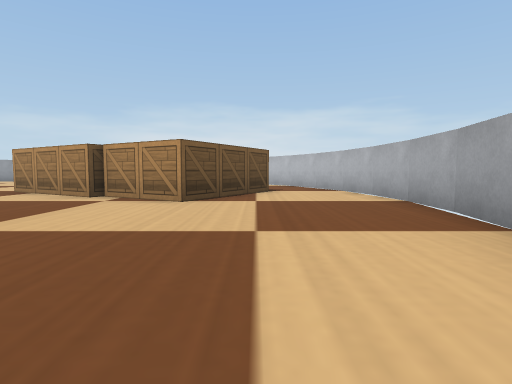
view 1 (above)

15 first-person views from a walk through a Webots world. The camera is 0.05 m above the floor, tilts 4° down and sees 80° across. The floor is counted in squares, 0.1 m on a side. Each view is taken from the middle of a square. On the plan, view 1 faces up. The plan holds only what a view shows up to about 9 squares ahead; the rest is blank. The robots in the file are not drawn. Simple shapes and patterns stand in for the simulator's stock objects.

view 2
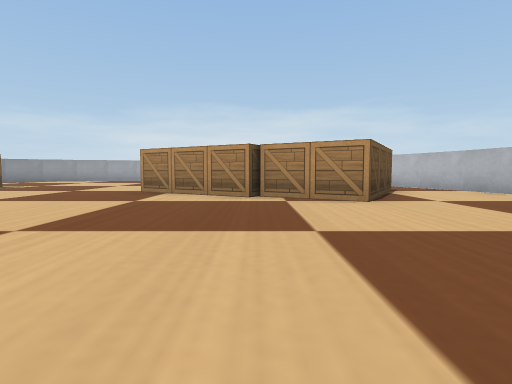

view 3
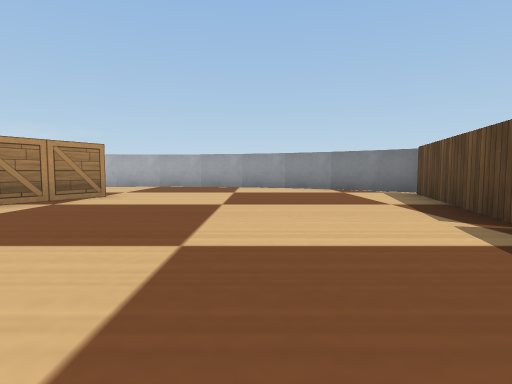

view 4
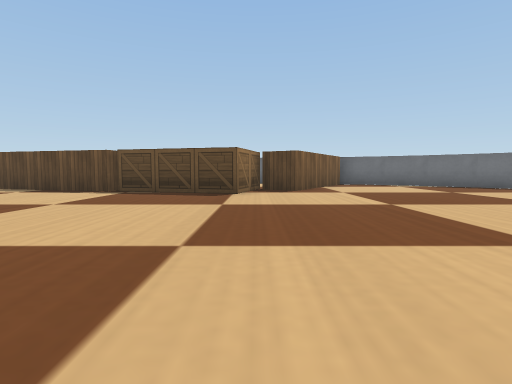

view 5
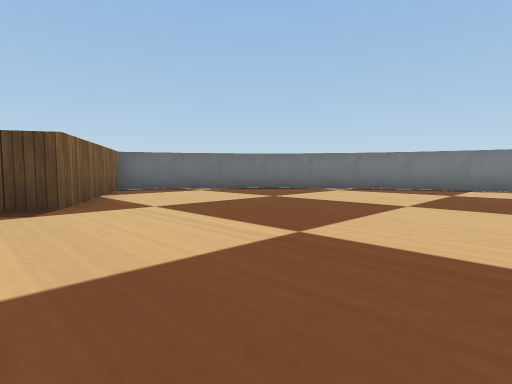

view 6
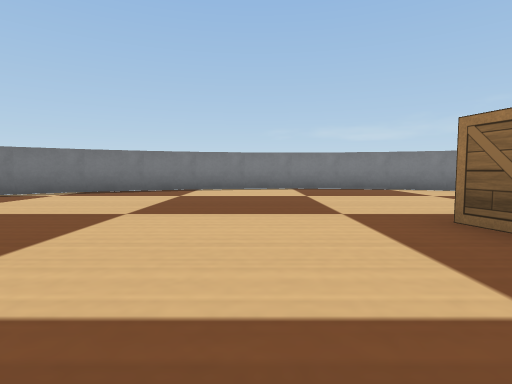

view 7
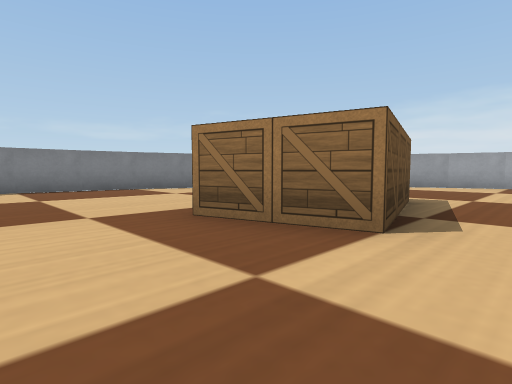

view 8
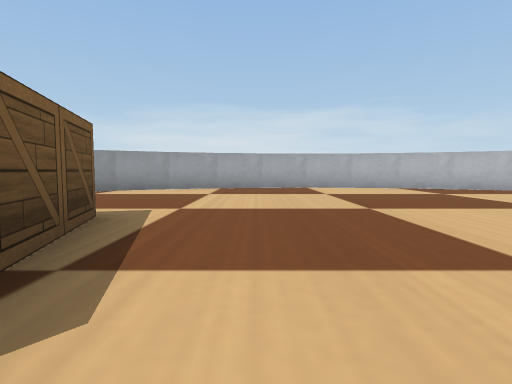

view 9
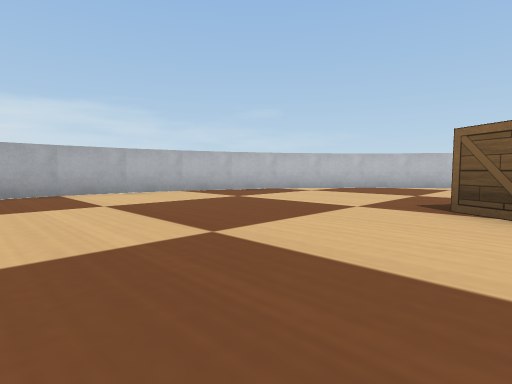

view 10
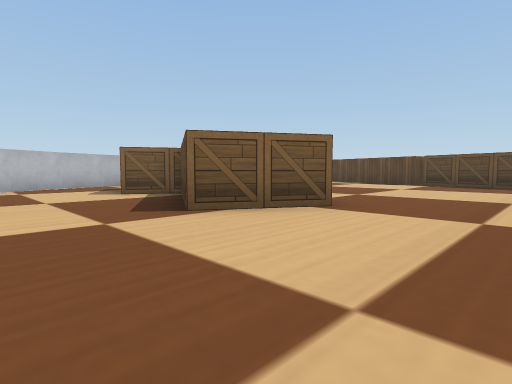

view 11
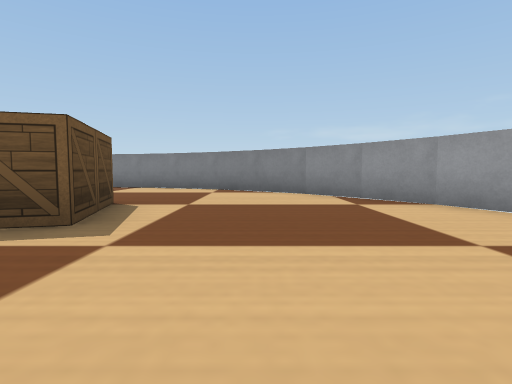

view 12
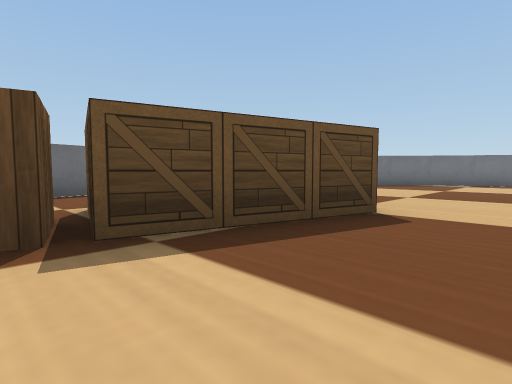

view 13
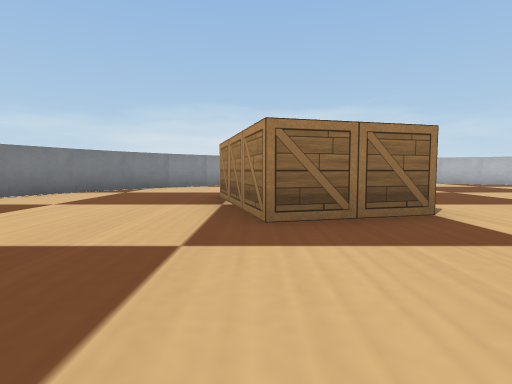

view 14
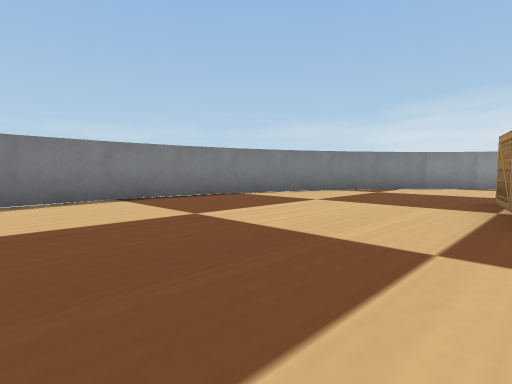

view 15
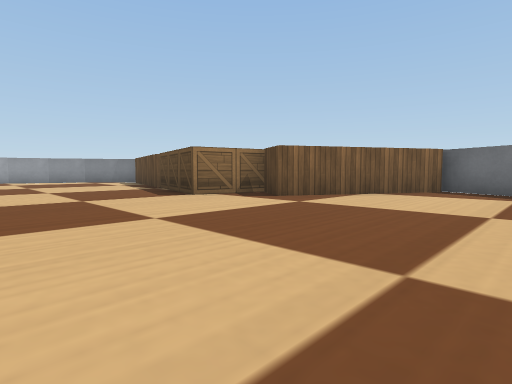

### Floor plan
Key: @ floor where view 1 was taken; # wall or solid block; . floor; B wooden box.
Columns run from 18 left of view 1 to 3 right of it. Each row starts with its distance up from view 1.
 15       ##########
 14     ###........###
 13    ##............##
 12   ##..............##
 11   #................#
 10  ##................##
  9  #....BB.....B......#
  8 ##....BB.....BBB.B..##
  7 #.....B B....B  B B..#
  6 #.....BB......BBBB...#
  5 #................B...#
  4 #....................#
  3 #....................#
  2 ##..................##
  1  #..................#
  0  ##........BBB....@##
 -1   #......#B  B###..#
 -2   ##....##   B  ####
 -3    ##...#    .
 -4     #####   ..
 -5             ##

Positions as (right, up) in squares from view 1, and headings:
1: (0, 0), facing up
2: (-3, 0), facing up
3: (-7, 2), facing right
4: (-8, 7), facing down
5: (-8, 4), facing down-left
6: (-9, 4), facing left
7: (-9, 4), facing up-left
8: (-9, 6), facing up
9: (-9, 8), facing up-right
10: (-8, 11), facing down-right
11: (-8, 11), facing left
12: (-4, 2), facing down-left
13: (-12, 3), facing up
14: (-12, 3), facing up-left
15: (-13, 4), facing down-right
